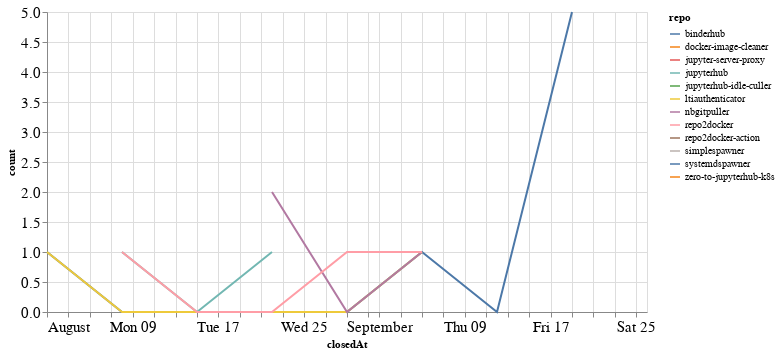

Write notebook code for a chart like this one.
### Code cell
closed_by_time = closed_by.groupby('repo').resample('W', on='closedAt').count()['author'].reset_index()
closed_by_time = closed_by_time.rename(columns={'author': 'count'})

alt.Chart(closed_by_time, width=600).mark_line().encode(
    x='closedAt',
    y='count',
    color='repo',
    tooltip="repo"
)

### Figure 1 — Vega-Lite specification as saved in the notebook (floating-point values rounded to 4 significant figures)
{"config": {"axisLeft": {"labelFontSize": 15}, "axisBottom": {"labelFontSize": 15}}, "data": {"name": "data-2b93a772671944fefec46e6b520619eb"}, "mark": "line", "encoding": {"color": {"type": "nominal", "field": "repo"}, "tooltip": {"type": "nominal", "field": "repo"}, "x": {"type": "temporal", "field": "closedAt"}, "y": {"type": "quantitative", "field": "count"}}, "width": 600, "$schema": "https://vega.github.io/schema/vega-lite/v4.8.1.json", "datasets": {"data-2b93a772671944fefec46e6b520619eb": [{"repo": "binderhub", "closedAt": "2021-08-01T00:00:00", "count": 1}, {"repo": "binderhub", "closedAt": "2021-08-08T00:00:00", "count": 0}, {"repo": "binderhub", "closedAt": "2021-08-15T00:00:00", "count": 0}, {"repo": "binderhub", "closedAt": "2021-08-22T00:00:00", "count": 0}, {"repo": "binderhub", "closedAt": "2021-08-29T00:00:00", "count": 0}, {"repo": "binderhub", "closedAt": "2021-09-05T00:00:00", "count": 1}, {"repo": "binderhub", "closedAt": "2021-09-12T00:00:00", "count": 0}, {"repo": "binderhub", "closedAt": "2021-09-19T00:00:00", "count": 5}, {"repo": "docker-image-cleaner", "closedAt": "2021-09-19T00:00:00", "count": 2}, {"repo": "jupyter-server-proxy", "closedAt": "2021-08-29T00:00:00", "count": 2}, {"repo": "jupyterhub", "closedAt": "2021-08-08T00:00:00", "count": 1}, {"repo": "jupyterhub", "closedAt": "2021-08-15T00:00:00", "count": 0}, {"repo": "jupyterhub", "closedAt": "2021-08-22T00:00:00", "count": 1}, {"repo": "jupyterhub-idle-culler", "closedAt": "2021-09-26T00:00:00", "count": 1}, {"repo": "ltiauthenticator", "closedAt": "2021-08-01T00:00:00", "count": 1}, {"repo": "ltiauthenticator", "closedAt": "2021-08-08T00:00:00", "count": 0}, {"repo": "ltiauthenticator", "closedAt": "2021-08-15T00:00:00", "count": 0}, {"repo": "ltiauthenticator", "closedAt": "2021-08-22T00:00:00", "count": 0}, {"repo": "ltiauthenticator", "closedAt": "2021-08-29T00:00:00", "count": 0}, {"repo": "ltiauthenticator", "closedAt": "2021-09-05T00:00:00", "count": 1}, {"repo": "nbgitpuller", "closedAt": "2021-08-22T00:00:00", "count": 2}, {"repo": "nbgitpuller", "closedAt": "2021-08-29T00:00:00", "count": 0}, {"repo": "nbgitpuller", "closedAt": "2021-09-05T00:00:00", "count": 1}, {"repo": "repo2docker", "closedAt": "2021-08-08T00:00:00", "count": 1}, {"repo": "repo2docker", "closedAt": "2021-08-15T00:00:00", "count": 0}, {"repo": "repo2docker", "closedAt": "2021-08-22T00:00:00", "count": 0}, {"repo": "repo2docker", "closedAt": "2021-08-29T00:00:00", "count": 1}, {"repo": "repo2docker", "closedAt": "2021-09-05T00:00:00", "count": 1}, {"repo": "repo2docker-action", "closedAt": "2021-09-19T00:00:00", "count": 1}, {"repo": "simplespawner", "closedAt": "2021-08-01T00:00:00", "count": 1}, {"repo": "systemdspawner", "closedAt": "2021-08-08T00:00:00", "count": 1}, {"repo": "zero-to-jupyterhub-k8s", "closedAt": "2021-09-26T00:00:00", "count": 1}]}}
